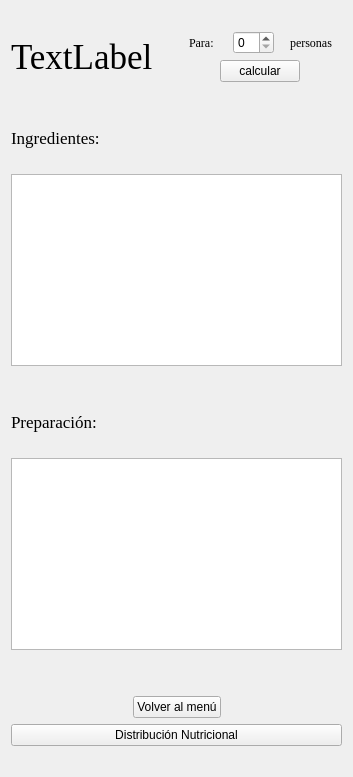
      <widget class="QWidget" name="RecetaDinamica">
       <layout class="QVBoxLayout" name="verticalLayout_14">
        <item>
         <spacer name="verticalSpacer_24">
          <property name="orientation">
           <enum>Qt::Orientation::Vertical</enum>
          </property>
          <property name="sizeType">
           <enum>QSizePolicy::Policy::Fixed</enum>
          </property>
          <property name="sizeHint" stdset="0">
           <size>
            <width>20</width>
            <height>20</height>
           </size>
          </property>
         </spacer>
        </item>
        <item>
         <layout class="QHBoxLayout" name="horizontalLayout_9">
          <property name="sizeConstraint">
           <enum>QLayout::SizeConstraint::SetFixedSize</enum>
          </property>
          <item>
           <widget class="QLabel" name="title">
            <property name="font">
             <font>
              <family>Times New Roman</family>
              <pointsize>26</pointsize>
             </font>
            </property>
            <property name="text">
             <string>TextLabel</string>
            </property>
           </widget>
          </item>
          <item>
           <spacer name="horizontalSpacer_16">
            <property name="orientation">
             <enum>Qt::Orientation::Horizontal</enum>
            </property>
            <property name="sizeType">
             <enum>QSizePolicy::Policy::Fixed</enum>
            </property>
            <property name="sizeHint" stdset="0">
             <size>
              <width>20</width>
              <height>20</height>
             </size>
            </property>
           </spacer>
          </item>
          <item>
           <layout class="QVBoxLayout" name="verticalLayout_13">
            <property name="sizeConstraint">
             <enum>QLayout::SizeConstraint::SetFixedSize</enum>
            </property>
            <item>
             <layout class="QHBoxLayout" name="horizontalLayout_8">
              <item>
               <spacer name="horizontalSpacer_18">
                <property name="orientation">
                 <enum>Qt::Orientation::Horizontal</enum>
                </property>
                <property name="sizeType">
                 <enum>QSizePolicy::Policy::Fixed</enum>
                </property>
                <property name="sizeHint" stdset="0">
                 <size>
                  <width>10</width>
                  <height>20</height>
                 </size>
                </property>
               </spacer>
              </item>
              <item>
               <widget class="QLabel" name="label_8">
                <property name="maximumSize">
                 <size>
                  <width>30</width>
                  <height>16777215</height>
                 </size>
                </property>
                <property name="font">
                 <font>
                  <family>Times New Roman</family>
                 </font>
                </property>
                <property name="text">
                 <string>Para: </string>
                </property>
               </widget>
              </item>
              <item>
               <spacer name="horizontalSpacer_15">
                <property name="orientation">
                 <enum>Qt::Orientation::Horizontal</enum>
                </property>
                <property name="sizeType">
                 <enum>QSizePolicy::Policy::Fixed</enum>
                </property>
                <property name="sizeHint" stdset="0">
                 <size>
                  <width>10</width>
                  <height>20</height>
                 </size>
                </property>
               </spacer>
              </item>
              <item>
               <widget class="QSpinBox" name="cantidad">
                <property name="maximumSize">
                 <size>
                  <width>100</width>
                  <height>16777215</height>
                 </size>
                </property>
               </widget>
              </item>
              <item>
               <spacer name="horizontalSpacer_17">
                <property name="orientation">
                 <enum>Qt::Orientation::Horizontal</enum>
                </property>
                <property name="sizeType">
                 <enum>QSizePolicy::Policy::Fixed</enum>
                </property>
                <property name="sizeHint" stdset="0">
                 <size>
                  <width>10</width>
                  <height>20</height>
                 </size>
                </property>
               </spacer>
              </item>
              <item>
               <widget class="QLabel" name="label_14">
                <property name="maximumSize">
                 <size>
                  <width>60</width>
                  <height>16777215</height>
                 </size>
                </property>
                <property name="font">
                 <font>
                  <family>Times New Roman</family>
                 </font>
                </property>
                <property name="text">
                 <string>personas</string>
                </property>
               </widget>
              </item>
              <item>
               <spacer name="horizontalSpacer_19">
                <property name="orientation">
                 <enum>Qt::Orientation::Horizontal</enum>
                </property>
                <property name="sizeType">
                 <enum>QSizePolicy::Policy::Fixed</enum>
                </property>
                <property name="sizeHint" stdset="0">
                 <size>
                  <width>10</width>
                  <height>20</height>
                 </size>
                </property>
               </spacer>
              </item>
             </layout>
            </item>
            <item alignment="Qt::AlignmentFlag::AlignHCenter">
             <widget class="QPushButton" name="escalar">
              <property name="maximumSize">
               <size>
                <width>100</width>
                <height>16777215</height>
               </size>
              </property>
              <property name="text">
               <string>calcular</string>
              </property>
             </widget>
            </item>
           </layout>
          </item>
         </layout>
        </item>
        <item>
         <spacer name="verticalSpacer_25">
          <property name="orientation">
           <enum>Qt::Orientation::Vertical</enum>
          </property>
          <property name="sizeType">
           <enum>QSizePolicy::Policy::Maximum</enum>
          </property>
          <property name="sizeHint" stdset="0">
           <size>
            <width>20</width>
            <height>40</height>
           </size>
          </property>
         </spacer>
        </item>
        <item>
         <widget class="QLabel" name="label_10">
          <property name="font">
           <font>
            <family>Times New Roman</family>
            <pointsize>13</pointsize>
           </font>
          </property>
          <property name="text">
           <string>Ingredientes:</string>
          </property>
         </widget>
        </item>
        <item>
         <spacer name="verticalSpacer_26">
          <property name="orientation">
           <enum>Qt::Orientation::Vertical</enum>
          </property>
          <property name="sizeType">
           <enum>QSizePolicy::Policy::Maximum</enum>
          </property>
          <property name="sizeHint" stdset="0">
           <size>
            <width>20</width>
            <height>20</height>
           </size>
          </property>
         </spacer>
        </item>
        <item>
         <widget class="QTextEdit" name="ingre">
          <property name="readOnly">
           <bool>true</bool>
          </property>
         </widget>
        </item>
        <item>
         <spacer name="verticalSpacer_27">
          <property name="orientation">
           <enum>Qt::Orientation::Vertical</enum>
          </property>
          <property name="sizeType">
           <enum>QSizePolicy::Policy::Maximum</enum>
          </property>
          <property name="sizeHint" stdset="0">
           <size>
            <width>20</width>
            <height>40</height>
           </size>
          </property>
         </spacer>
        </item>
        <item>
         <widget class="QLabel" name="label_12">
          <property name="font">
           <font>
            <family>Times New Roman</family>
            <pointsize>13</pointsize>
           </font>
          </property>
          <property name="text">
           <string>Preparación:</string>
          </property>
         </widget>
        </item>
        <item>
         <spacer name="verticalSpacer_28">
          <property name="orientation">
           <enum>Qt::Orientation::Vertical</enum>
          </property>
          <property name="sizeType">
           <enum>QSizePolicy::Policy::Maximum</enum>
          </property>
          <property name="sizeHint" stdset="0">
           <size>
            <width>20</width>
            <height>20</height>
           </size>
          </property>
         </spacer>
        </item>
        <item>
         <widget class="QTextEdit" name="steps">
          <property name="readOnly">
           <bool>true</bool>
          </property>
         </widget>
        </item>
        <item>
         <spacer name="verticalSpacer_29">
          <property name="orientation">
           <enum>Qt::Orientation::Vertical</enum>
          </property>
          <property name="sizeType">
           <enum>QSizePolicy::Policy::Maximum</enum>
          </property>
          <property name="sizeHint" stdset="0">
           <size>
            <width>20</width>
            <height>40</height>
           </size>
          </property>
         </spacer>
        </item>
        <item>
         <layout class="QHBoxLayout" name="horizontalLayout_10">
          <item>
           <spacer name="horizontalSpacer_20">
            <property name="orientation">
             <enum>Qt::Orientation::Horizontal</enum>
            </property>
            <property name="sizeHint" stdset="0">
             <size>
              <width>40</width>
              <height>20</height>
             </size>
            </property>
           </spacer>
          </item>
          <item>
           <widget class="QPushButton" name="backMenu">
            <property name="text">
             <string>Volver al menú</string>
            </property>
           </widget>
          </item>
          <item>
           <spacer name="horizontalSpacer_21">
            <property name="orientation">
             <enum>Qt::Orientation::Horizontal</enum>
            </property>
            <property name="sizeHint" stdset="0">
             <size>
              <width>40</width>
              <height>20</height>
             </size>
            </property>
           </spacer>
          </item>
         </layout>
        </item>
        <item>
         <widget class="QPushButton" name="genGrafico">
          <property name="text">
           <string>Distribución Nutricional</string>
          </property>
         </widget>
        </item>
        <item>
         <spacer name="verticalSpacer_30">
          <property name="orientation">
           <enum>Qt::Orientation::Vertical</enum>
          </property>
          <property name="sizeType">
           <enum>QSizePolicy::Policy::Maximum</enum>
          </property>
          <property name="sizeHint" stdset="0">
           <size>
            <width>20</width>
            <height>20</height>
           </size>
          </property>
         </spacer>
        </item>
       </layout>
      </widget>
